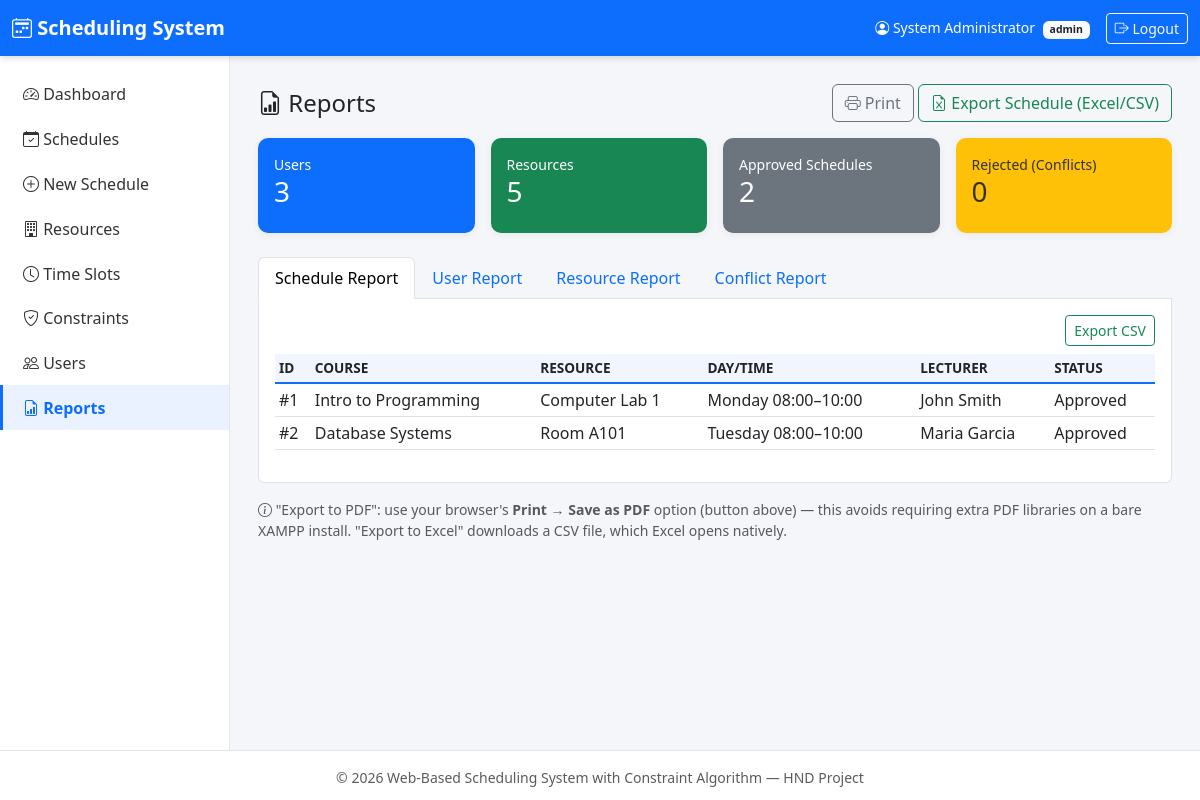
/reports.php (signed in), run on the app's committed database.
### tables this page shows
CREATE TABLE IF NOT EXISTS schedules (
    schedule_id   INT AUTO_INCREMENT PRIMARY KEY,
    course_title  VARCHAR(150) DEFAULT NULL,
    resource_id   INT NOT NULL,
    slot_id       INT NOT NULL,
    user_id       INT NOT NULL,
    status        ENUM('approved','rejected','pending') NOT NULL DEFAULT 'pending',
    created_at    TIMESTAMP DEFAULT CURRENT_TIMESTAMP,
    CONSTRAINT fk_sched_resource FOREIGN KEY (resource_id) REFERENCES resources(resource_id) ON DELETE CASCADE,
    CONSTRAINT fk_sched_slot     FOREIGN KEY (slot_id)     REFERENCES timeslots(slot_id)     ON DELETE CASCADE,
    CONSTRAINT fk_sched_user     FOREIGN KEY (user_id)     REFERENCES users(user_id)         ON DELETE CASCADE,
    INDEX idx_sched_resource_slot (resource_id, slot_id),
    INDEX idx_sched_user_slot (user_id, slot_id),
    INDEX idx_sched_status (status)
);

CREATE TABLE IF NOT EXISTS resources (
    resource_id     INT AUTO_INCREMENT PRIMARY KEY,
    resource_name   VARCHAR(100) NOT NULL,
    resource_type   ENUM('classroom','laboratory','lecture_hall','equipment') NOT NULL,
    capacity        INT DEFAULT 0,
    status          ENUM('available','unavailable') NOT NULL DEFAULT 'available',
    created_at      TIMESTAMP DEFAULT CURRENT_TIMESTAMP,
    INDEX idx_resources_type (resource_type)
);

CREATE TABLE IF NOT EXISTS timeslots (
    slot_id     INT AUTO_INCREMENT PRIMARY KEY,
    day         ENUM('Monday','Tuesday','Wednesday','Thursday','Friday','Saturday') NOT NULL,
    start_time  TIME NOT NULL,
    end_time    TIME NOT NULL,
    created_at  TIMESTAMP DEFAULT CURRENT_TIMESTAMP,
    INDEX idx_timeslots_day (day),
    CONSTRAINT chk_time_order CHECK (start_time < end_time)
);

CREATE TABLE IF NOT EXISTS users (
    user_id     INT AUTO_INCREMENT PRIMARY KEY,
    username    VARCHAR(50)  NOT NULL UNIQUE,
    full_name   VARCHAR(100) NOT NULL,
    email       VARCHAR(100) DEFAULT NULL,
    password    VARCHAR(255) NOT NULL,            
    role        ENUM('admin','lecturer','staff') NOT NULL DEFAULT 'lecturer',
    status      ENUM('active','inactive') NOT NULL DEFAULT 'active',
    created_at  TIMESTAMP DEFAULT CURRENT_TIMESTAMP,
    INDEX idx_users_role (role)
);

### reports.php (the view, shortened to what this page needs)
<?php
require_once 'config/db.php';
$userCount     = mysqli_fetch_assoc(mysqli_query($conn, "SELECT COUNT(*) c FROM users"))['c'];
$resourceCount = mysqli_fetch_assoc(mysqli_query($conn, "SELECT COUNT(*) c FROM resources"))['c'];
$approvedCount = mysqli_fetch_assoc(mysqli_query($conn, "SELECT COUNT(*) c FROM schedules WHERE status='approved'"))['c'];
$rejectedCount = mysqli_fetch_assoc(mysqli_query($conn, "SELECT COUNT(*) c FROM schedules WHERE status='rejected'"))['c'];
$scheduleReport = mysqli_query($conn, "SELECT s.*, r.resource_name, t.day, t.start_time, t.end_time, u.full_name
                                        FROM schedules s JOIN resources r ON s.resource_id=r.resource_id
                                        JOIN timeslots t ON s.slot_id=t.slot_id JOIN users u ON s.user_id=u.user_id
                                        ORDER BY s.created_at DESC");
require_once 'includes/header.php';
require_once 'includes/sidebar.php';
?>
<main class="app-content">
  <div class="d-flex justify-content-between align-items-center mb-3 no-print">
    <h4 class="mb-0"><i class="bi bi-file-earmark-bar-graph"></i> Reports</h4>
    <div>
      <button class="btn btn-outline-secondary" onclick="window.print()"><i class="bi bi-printer"></i> Print</button>
      <a href="?export=csv&report=schedule" class="btn btn-outline-success"><i class="bi bi-file-earmark-excel"></i> Export Schedule (Excel/CSV)</a>
    </div>
  </div>
  <div class="row g-3 mb-4 no-print">
    <div class="col-md-3 col-sm-6"><div class="card stat-card bg-primary p-3"><div class="small">Users</div><h3><?php echo $userCount; ?></h3></div></div>
    <div class="col-md-3 col-sm-6"><div class="card stat-card bg-success p-3"><div class="small">Resources</div><h3><?php echo $resourceCount; ?></h3></div></div>
    <div class="col-md-3 col-sm-6"><div class="card stat-card bg-secondary p-3"><div class="small">Approved Schedules</div><h3><?php echo $approvedCount; ?></h3></div></div>
    <div class="col-md-3 col-sm-6"><div class="card stat-card bg-warning p-3"><div class="small">Rejected (Conflicts)</div><h3><?php echo $rejectedCount; ?></h3></div></div>
  </div>
  <ul class="nav nav-tabs no-print" role="tablist">
    <li class="nav-item"><button class="nav-link active" data-bs-toggle="tab" data-bs-target="#tab-schedule">Schedule Report</button></li>
    <li class="nav-item"><button class="nav-link" data-bs-toggle="tab" data-bs-target="#tab-users">User Report</button></li>
    <li class="nav-item"><button class="nav-link" data-bs-toggle="tab" data-bs-target="#tab-resources">Resource Report</button></li>
    <li class="nav-item"><button class="nav-link" data-bs-toggle="tab" data-bs-target="#tab-conflicts">Conflict Report</button></li>
  </ul>
  <div class="tab-content border border-top-0 p-3 bg-white rounded-bottom">
    <div class="tab-pane fade show active" id="tab-schedule">
      <div class="d-flex justify-content-end mb-2 no-print"><a href="?export=csv&report=schedule" class="btn btn-sm btn-outline-success">Export CSV</a></div>
      <table class="table table-sm">
        <thead><tr><th>ID</th><th>Course</th><th>Resource</th><th>Day/Time</th><th>Lecturer</th><th>Status</th></tr></thead>
        <tbody>
        <?php mysqli_data_seek($scheduleReport, 0); while ($r = mysqli_fetch_assoc($scheduleReport)): ?>
          <tr>
            <td>#<?php echo $r['schedule_id']; ?></td>
            <td><?php echo htmlspecialchars($r['course_title'] ?: '—'); ?></td>
            <td><?php echo htmlspecialchars($r['resource_name']); ?></td>
            <td><?php echo htmlspecialchars($r['day']).' '.substr($r['start_time'],0,5).'–'.substr($r['end_time'],0,5); ?></td>
            <td><?php echo htmlspecialchars($r['full_name']); ?></td>
            <td><?php echo ucfirst($r['status']); ?></td>
          </tr>
        <?php endwhile; ?>
        </tbody>
      </table>
    </div>
  </div>
  <p class="text-muted small mt-3 no-print">
    <i class="bi bi-info-circle"></i> "Export to PDF": use your browser's <strong>Print &rarr; Save as PDF</strong> option
    (button above) — this avoids requiring extra PDF libraries on a bare XAMPP install.
    "Export to Excel" downloads a CSV file, which Excel opens natively.
  </p>
</main>
<?php require_once 'includes/footer.php'; ?>

### css/style.css (style rules this page uses)
:root { --primary: #0d6efd; --secondary: #6c757d; --sidebar-width: 230px; }
body { background-color: #f4f6f9; font-family: 'Segoe UI', Arial, sans-serif; }
.app-content { flex: 1; padding: 1.75rem; min-width: 0; }
.stat-card { border: none; border-radius: 10px; color: #fff; box-shadow: 0 2px 8px rgba(0,0,0,.08); }
.stat-card.bg-primary { background-color: var(--primary) !important; }
.stat-card.bg-secondary { background-color: var(--secondary) !important; }
.stat-card.bg-success { background-color: #198754 !important; }
.stat-card.bg-warning { background-color: #ffc107 !important; color: #333 !important; }
.card { border: none; border-radius: 10px; box-shadow: 0 2px 8px rgba(0,0,0,.06); }
.table thead th { background-color: #f1f5ff; border-bottom: 2px solid var(--primary); font-weight: 600; font-size: .85rem; text-transform: uppercase; }

### data on the page
schedules: schedule_id "1", course_title "Intro to Programming", resource.resource_name "Computer Lab 1", slot.day "Monday", slot.start_time "08:00", slot.end_time "10:00", user.full_name "John Smith", status "Approved"
schedules: schedule_id "2", course_title "Database Systems", resource.resource_name "Room A101", slot.day "Tuesday", slot.start_time "08:00", slot.end_time "10:00", user.full_name "Maria Garcia", status "Approved"

### other printed values
$_SESSION['full_name'] "System Administrator"
$_SESSION['role'] "admin"
$userCount "3"
$resourceCount "5"
$approvedCount "2"
$rejectedCount "0"
